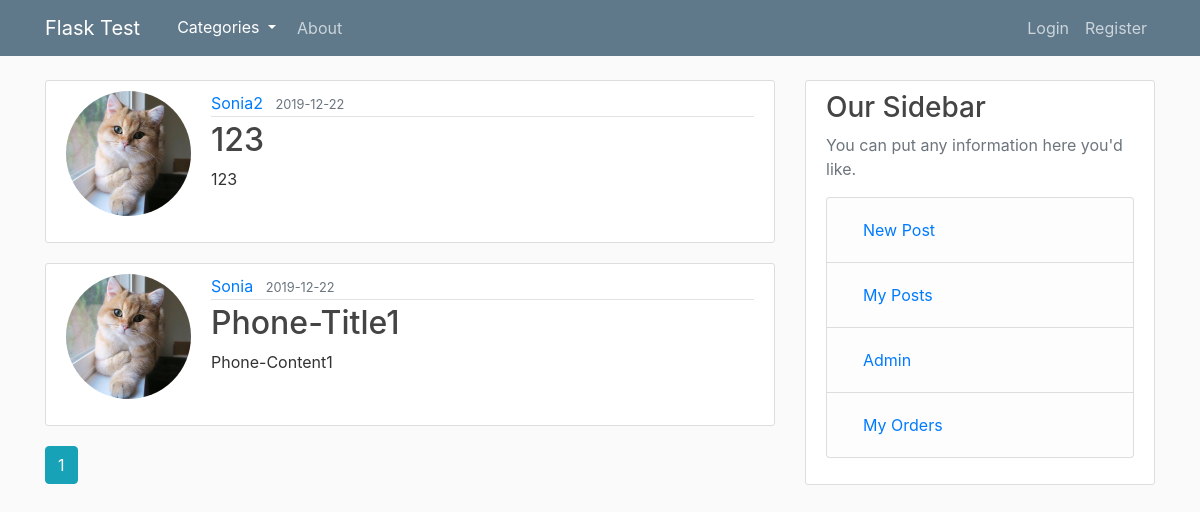
The page /home on the database its author committed.
### flaskblog/models.py (models this page shows, shortened)
class Post(db.Model):
	id = db.Column(db.Integer, primary_key=True)
	title = db.Column(db.String(100), nullable=False)
	date_posted = db.Column(db.DateTime, nullable=False, default=datetime.utcnow)
	content = db.Column(db.Text, nullable=False)
	user_id = db.Column(db.Integer, db.ForeignKey('user.id'), nullable=False)
	category_id = db.Column(db.Integer, db.ForeignKey('category.id'), nullable=False)

class User(db.Model, UserMixin):
	id = db.Column(db. Integer, primary_key=True)
	username = db.Column(db.String(20), unique=True, nullable=False)
	email = db.Column(db.String(120), unique=True, nullable=False)
	image_file = db.Column(db.String(20), nullable=False, default='default.jpg')
	password = db.Column(db.String(60), nullable=False)
	posts = db.relationship( 'Post', backref='author', lazy=True)
	orders = db.relationship('Order', lazy=True)
	about_me = db.Column(db.String(140))
	last_seen = db.Column(db.DateTime, default=datetime.utcnow)
	admin = db.Column(db.Boolean())
	notes = db.Column(db.UnicodeText)

### flaskblog/routes.py (the view)
@app.route("/")
@app.route("/home")
def home():
	page = request.args.get('page', 1, type=int)
	posts = Post.query.order_by(Post.date_posted.desc()).paginate(page=page, per_page=5)
	return render_template('home.html', posts=posts)

### flaskblog/routes.py (called while the page is built)
@app.before_request
def before_request():
    if current_user.is_authenticated:
        current_user.last_seen = datetime.utcnow()
        db.session.commit()

### flaskblog/templates/home.html
{% extends "layout.html" %}
{% block content %}
    {% for post in posts.items %}
        <article class="media content-section">
          <img class="rounded-circle account-img" src="{{ url_for('static', filename='profile_pics/' + post.author.image_file) }}">
          <div class="media-body">
            <div class="article-metadata">
              <a class="mr-2" href="#">{{ post.author.username }}</a>
              <small class="text-muted">{{ post.date_posted.strftime('%Y-%m-%d') }}</small>
            </div>
            <h2><a class="article-title" href="{{ url_for('post', post_id=post.id) }}">{{ post.title }}</a></h2>
            <p class="article-content">{{ post.content }}</p>
          </div>
        </article>
    {% endfor %}
    {% for page_num in posts.iter_pages(left_edge=1, right_edge=1, left_current=1, right_current=2) %}
      {% if page_num %}
        {% if posts.page == page_num %}
          <a class="btn btn-info mb-4" href="{{ url_for('home', page=page_num) }}">{{ page_num }}</a>
        {% else %}
          <a class="btn btn-outline-info mb-4" href="{{ url_for('home', page=page_num) }}">{{ page_num }}</a>
        {% endif %}
      {% else %}
        ...
      {% endif %}
    {% endfor %}
{% endblock content %}

### flaskblog/templates/layout.html (shortened to what this page needs)
<!DOCTYPE html>
<html>
<head>
    <link rel="stylesheet" href="https://maxcdn.bootstrapcdn.com/bootstrap/4.0.0/css/bootstrap.min.css">
    <link rel="stylesheet" type="text/css" href="{{ url_for('static', filename='main.css') }}">
</head>
<body>
    <header class="site-header">
      <nav class="navbar navbar-expand-md navbar-dark navbar-expand-md bg-steel fixed-top">
        <div class="container">
          <a class="navbar-brand mr-4" href="/">Flask Test</a>
          <div class="collapse navbar-collapse" id="navbarToggle">
            <div class="navbar-nav mr-auto">
                <div class="dropdown">
                    <button class="btn btn-link btn- dropdown-toggle" style='text-decoration: none; color: white' type="button" data-toggle="dropdown">Categories
                    </button>
                  </div>
              <a class="nav-item nav-link" href="{{ url_for('about') }}">About</a>
            </div>
            <div class="navbar-nav">
              {% if current_user.is_authenticated %}
              <a class="nav-item nav-link" href="{{ url_for('account') }}">Account</a>
                <a class="nav-item nav-link" href="{{ url_for('logout') }}">Logout</a>
              {% else %}
                <a class="nav-item nav-link" href="{{ url_for('login') }}">Login</a>
                <a class="nav-item nav-link" href="{{ url_for('register') }}">Register</a>
              {% endif %}
            </div>
          </div>
        </div>
      </nav>
    </header>
    <main role="main" class="container">
      <div class="row">
        <div class="col-md-8">
          {% block content %}{% endblock %}
        </div>
        <div class="col-md-4">
          <div class="content-section">
            <h3>Our Sidebar</h3>
            <p class='text-muted'>You can put any information here you'd like.
              <ul class="list-group">
                <li class="list-group-item list-group-item-light"><a class="nav-item nav-link" href="{{ url_for('new_post') }}">New Post</a></li>
                <li class="list-group-item list-group-item-light"><a class="nav-item nav-link" href="{{ url_for('my_posts') }}">My Posts</a></li>
                <li class="list-group-item list-group-item-light"><a class="nav-item nav-link" href="{{ url_for('home_admin') }}">Admin</a></li>
                <li class="list-group-item list-group-item-light"><a class="nav-item nav-link" href="{{ url_for('my_orders') }}">My Orders</a></li>
              </ul>
            </p>
          </div>
        </div>
      </div>
    </main>
</body>
</html>

### flaskblog/static/main.css (style rules this page uses)
body { background: #fafafa; color: #333333; margin-top: 5rem; }
h1, h2, h3, h4, h5, h6 { color: #444444; }
.bg-steel { background-color: #5f788a; }
.site-header .navbar-nav .nav-link { color: #cbd5db; }
.content-section { background: #ffffff; padding: 10px 20px; border: 1px solid #dddddd; border-radius: 3px; margin-bottom: 20px; }
.article-title { color: #444444; }
.article-content { white-space: pre-line; }
.article-metadata { padding-bottom: 1px; margin-bottom: 4px; border-bottom: 1px solid #e3e3e3 }
.account-img { height: 125px; width: 125px; margin-right: 20px; margin-bottom: 16px; }

### rows shown on the page
Post: image_file (placeholder picture), author.username "Sonia2", date_posted "2019-12-22", title "123", content "123"
Post: image_file (placeholder picture), author.username "Sonia", date_posted "2019-12-22", title "Phone-Title1", content "Phone-Content1"

### other values the page prints
{{ page_num }} "1"
